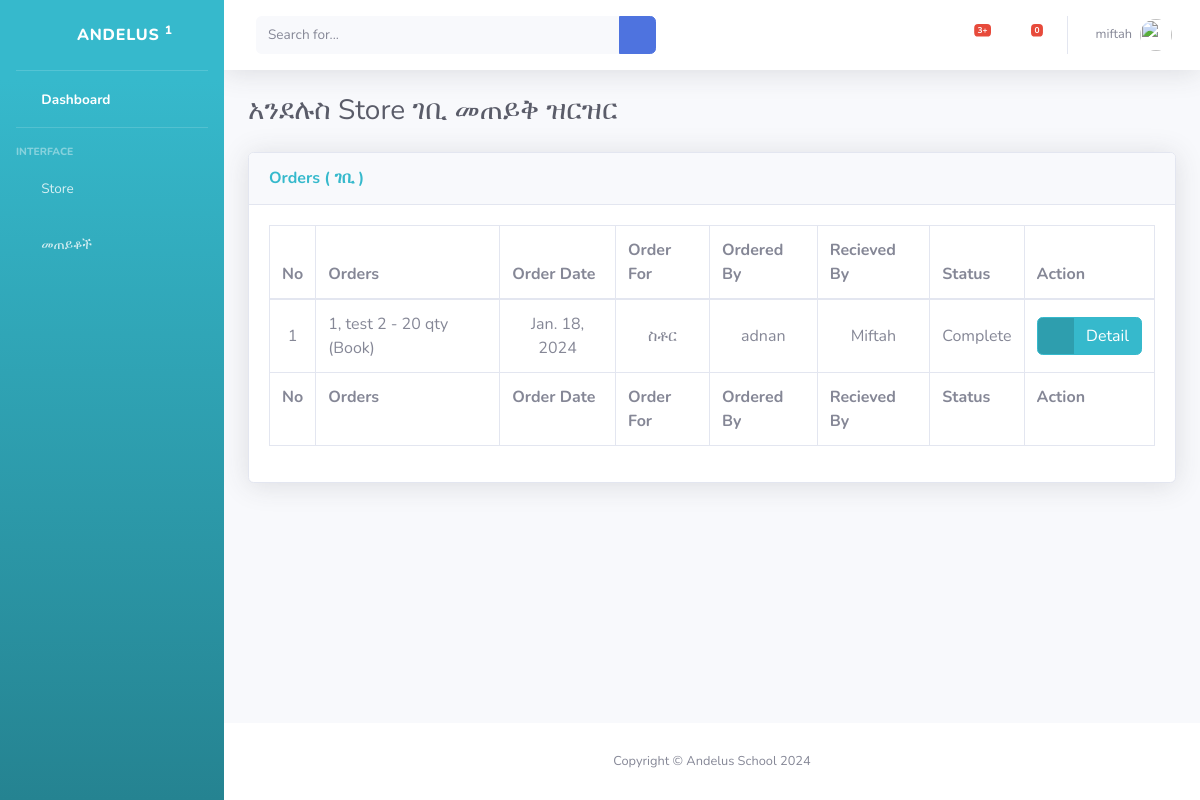
/store/orders?p=gebi (signed in), run on an earlier commit of the app's database.
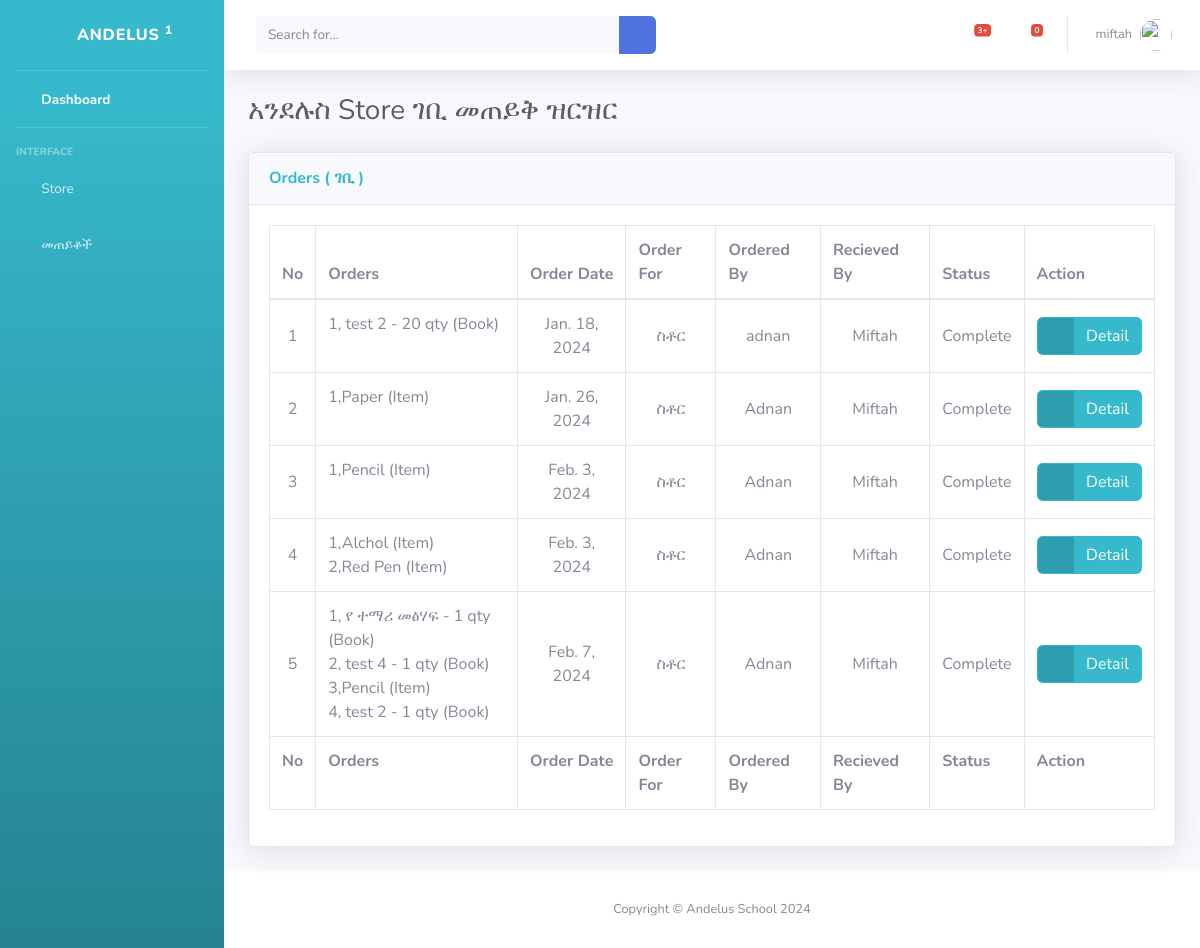
And on a later commit of the database.
### store/models.py (models this page shows, shortened)
class OrderGroup(models.Model):
    ORDER_TYPES = (
          ('incoming', 'Incoming'),
          ('outgoing', 'Outgoing'),
    )
    STATUS = (
          ('Pending', 'Pending'),
          ('Accepted', 'Accepted'),
          ('Complete', 'Complete'),
    )
    user = models.ForeignKey(User, on_delete=models.CASCADE)
    orders = models.ManyToManyField(Order)
    order_type = models.CharField(max_length=10, choices=ORDER_TYPES)
    order_for = models.CharField(max_length=50, blank= True)
    order_by = models.CharField(max_length=50, blank= True)
    recieved_by = models.CharField(max_length=50, blank= True)
    approved_by = models.CharField(max_length=50, blank= True)
    status = models.CharField(max_length=10, choices=STATUS)
    date = models.DateField(default = datetime.datetime.today)
    total_price = models.DecimalField(max_digits=10, decimal_places=2, default=0.00)

class Order(models.Model):
    ORDER_TYPES = (
          ('incoming', 'Incoming'),
          ('outgoing', 'Outgoing'),
    )
    UNITS = (
          ('none', 'None'),
          ('liter', 'Liter'),
          ('kg', 'Kilogram'),
          ('packets', 'Packets'),
          ('piece', 'Piece'),
    )
    user = models.ForeignKey(User, on_delete=models.CASCADE)
    books = models.ForeignKey(Book, on_delete=models.CASCADE, blank=True, null=True)
    items = models.ForeignKey(Item, on_delete=models.CASCADE, blank=True, null=True)
    quantity = models.IntegerField(default=0)
    confirmed_quantity = models.IntegerField(default=0)
    issued_quantity = models.IntegerField(default=0)
    price = models.DecimalField(max_digits=10, decimal_places=2)
    tax = models.IntegerField(default=0)
    total_price = models.DecimalField(max_digits=10, decimal_places=2, default=0.00)
    order_type = models.CharField(max_length=10, choices=ORDER_TYPES)
    unit = models.CharField(max_length=20, choices=UNITS)
    subunit = models.CharField(max_length=20, choices=UNITS, default='none', blank=True, null=True)
    subunit_quantity = models.IntegerField(blank=True, null=True)
    is_book = models.BooleanField(default=False)
    is_item = models.BooleanField(default=False)
    issued_date = models.DateField(default=datetime.datetime.today)

class Book(models.Model):
    category = models.ForeignKey(Category, on_delete=models.CASCADE, default=1)
    description = models.CharField(max_length=200, default="", blank=True,null=True)
    image = models.ImageField(upload_to = 'uploads/book/')
    book_name = models.CharField(max_length=100)
    grade = models.CharField(max_length=50)
    pages = models.IntegerField()
    subject = models.CharField(max_length=255)
    def __str__(self):
        return self.book_name

class Item(models.Model):
    category = models.ForeignKey(Category, on_delete=models.CASCADE, default=1)
    description = models.CharField(max_length=200, default="", blank=True,null=True)
    image = models.ImageField(upload_to = 'uploads/item/')
    item_name = models.CharField(max_length=100)
    def __str__(self):
        return self.item_name

### store/views.py (the view, shortened to what this page needs)
# urls.py: path('orders', views.orders, name='orders'),
def orders(request):
    if request.GET['p'] == 'gebi':
        page =  request.GET['p']
        order_group = OrderGroup.objects.filter( user = request.user, order_type= 'incoming')
    context= {'order_group': order_group, 'page':page}
    return render(request, 'order/order.html', context)

### cart/cart.py (called while the page is built)
    def __len__(self):
		    return len(self.cart)

### cart/context_processors.py (called while the page is built)
def cart(request):
	return {'cart': Cart(request)}

### store/templates/order/order.html (shortened to what this page needs)
{% extends 'base.html' %}
{% block content %}
<div class="container-fluid">
  {% if page == 'gebi' %}
     <div class="d-sm-flex align-items-center justify-content-between mb-4">
       <h1 class="h3 mb-0 text-gray-800">አንደሉስ Store ገቢ መጠይቅ ዝርዝር </h1>
     </div>
  <div class="card shadow mb-4">
    <div class="card-header py-3">
      <h6 class="m-0 font-weight-bold text-info">Orders ( ገቢ )</h6>
    </div>
    <div class="card-body">
      <div class="table-responsive">
        <table
          class="table table-bordered"
          id="dataTable"
          width="100%"
          cellspacing="0"
        >
          <thead>
            <tr>
              <th>No</th>
              <th>Orders</th>
              <th>Order Date</th>
              <th>Order For</th>
              <th>Ordered By</th>
              <th>Recieved By</th>
              <th>Status</th>
              <th>Action</th>
            </tr>
          </thead>
          <tfoot>
            <tr>
              <th>No</th>
              <th>Orders</th>
              <th>Order Date</th>
              <th>Order For</th>
              <th>Ordered By</th>
              <th>Recieved By</th>
              <th>Status</th>
              <th>Action</th>
            </tr>
          </tfoot>
          <tbody>
            {% for order in order_group %}
            <tr>
              <td class="align-middle text-center">
                {{forloop.counter}}
                </td>
              <td class="align-left text-left">
                {%for product in order.orders.all%}
                  {% if product.books %}
                    {{forloop.counter}}, {{product.books}} - {{product.quantity}} qty (Book)
                  {%elif product.items %}
                    {{forloop.counter}},{{product.items}}  (Item)
                  {%endif%}
                <br>
              {%endfor%}</td>
              <td class="align-middle text-center">{{order.date}}</td>
              <td class="align-middle text-center">{{order.order_for}}</td>
              <td class="align-middle text-center">{{order.order_by}}</td>
              <td class="align-middle text-center">{{order.recieved_by}}</td>
              <td class="align-middle text-center">{{order.status}}</td>
              <td class="align-middle text-center">
            <a href="{% url 'order_detail' order.id%}" class="btn btn-info btn-icon-split">
              <span class="icon text-white-50">
                  <i class="fas fa-info-circle"></i>
              </span>
              <span class="text">Detail</span>
          </a>
          </td>
            </tr>
            {% endfor %}
          </tbody>
        </table>
      </div>
    </div>
  </div>
  {% endif %}
</div>
{% endblock %}

What changed in the data, as far as the page shows it:
added OrderGroup: date "Jan. 26, 2024", order_for "ስቶር", order_by "Adnan", recieved_by "Miftah", status "Complete"
added Order: items "Paper", shown under "Jan. 26, 2024"
added OrderGroup: date "Feb. 3, 2024", order_for "ስቶር", order_by "Adnan", recieved_by "Miftah", status "Complete"
added Order: items "Pencil", shown under "Feb. 3, 2024"
added OrderGroup: date "Feb. 3, 2024", order_for "ስቶር", order_by "Adnan", recieved_by "Miftah", status "Complete"
added Order: items "Alchol", shown under "Feb. 3, 2024"
added Order: items "Red Pen", shown under "Feb. 3, 2024"
added OrderGroup: date "Feb. 7, 2024", order_for "ስቶር", order_by "Adnan", recieved_by "Miftah", status "Complete"
added Order: books "የ ተማሪ መፅሃፍ", quantity "1", shown under "Feb. 7, 2024"
added Order: books "test 4", quantity "1", shown under "Feb. 7, 2024"
added Order: items "Pencil", shown under "Feb. 7, 2024"
added Order: books "test 2", quantity "1", shown under "Feb. 7, 2024"
